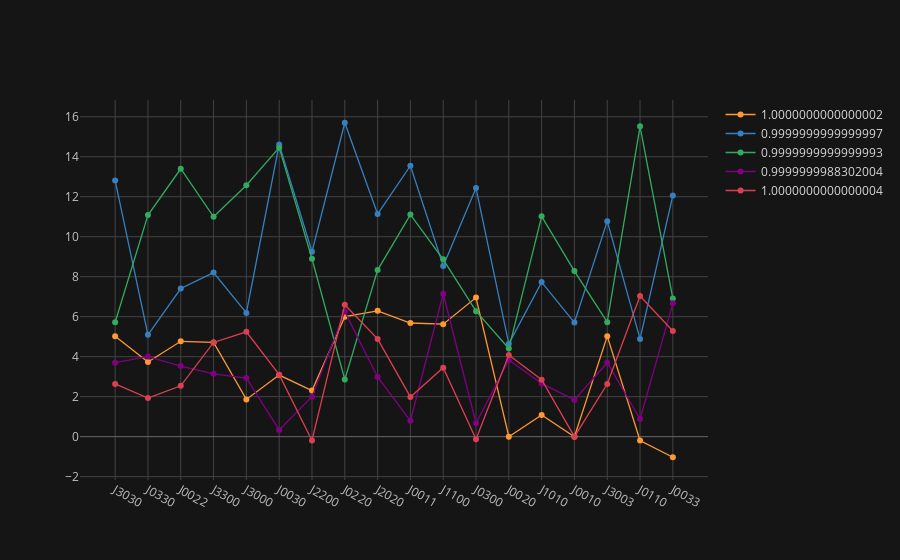

Notebook source saved alongside this figure:
### Code cell
NetsDataFolder('../data/new_nets/').filter('doublefredkin*').plot_parameters(hlines=[])

### Figure 1 — Plotly figure (JSON) as saved in the notebook; plotly's stock layout.template omitted (floating-point values rounded to 4 significant figures)
{"data": [{"connectgaps": true, "line": {"color": "rgba(255, 153, 51, 1.0)", "dash": "solid", "width": 1.3}, "marker": {"size": 6, "symbol": "dot"}, "mode": "lines+markers", "name": 1.0, "text": "", "type": "scatter", "x": ["J3030", "J0330", "J0022", "J3300", "J3000", "J0030", "J2200", "J0220", "J2020", "J0011", "J1100", "J0300", "J0020", "J1010", "J0010", "J3003", "J0110", "J0033"], "y": [5.028, 3.734, 4.769, 4.712, 1.863, 3.079, 2.304, 6.001, 6.294, 5.685, 5.626, 6.957, -1.508e-09, 1.082, 2.129e-10, 5.028, -0.1908, -1.029]}, {"connectgaps": true, "line": {"color": "rgba(55, 128, 191, 1.0)", "dash": "solid", "width": 1.3}, "marker": {"size": 6, "symbol": "dot"}, "mode": "lines+markers", "name": 1.0, "text": "", "type": "scatter", "x": ["J3030", "J0330", "J0022", "J3300", "J3000", "J0030", "J2200", "J0220", "J2020", "J0011", "J1100", "J0300", "J0020", "J1010", "J0010", "J3003", "J0110", "J0033"], "y": [12.81, 5.096, 7.41, 8.207, 6.191, 14.62, 9.246, 15.7, 11.13, 13.55, 8.539, 12.44, 4.643, 7.731, 5.707, 10.78, 4.89, 12.07]}, {"connectgaps": true, "line": {"color": "rgba(50, 171, 96, 1.0)", "dash": "solid", "width": 1.3}, "marker": {"size": 6, "symbol": "dot"}, "mode": "lines+markers", "name": 1.0, "text": "", "type": "scatter", "x": ["J3030", "J0330", "J0022", "J3300", "J3000", "J0030", "J2200", "J0220", "J2020", "J0011", "J1100", "J0300", "J0020", "J1010", "J0010", "J3003", "J0110", "J0033"], "y": [5.725, 11.09, 13.4, 11.0, 12.57, 14.45, 8.897, 2.858, 8.332, 11.11, 8.87, 6.277, 4.407, 11.02, 8.283, 5.725, 15.52, 6.908]}, {"connectgaps": true, "line": {"color": "rgba(128, 0, 128, 1.0)", "dash": "solid", "width": 1.3}, "marker": {"size": 6, "symbol": "dot"}, "mode": "lines+markers", "name": 1.0, "text": "", "type": "scatter", "x": ["J3030", "J0330", "J0022", "J3300", "J3000", "J0030", "J2200", "J0220", "J2020", "J0011", "J1100", "J0300", "J0020", "J1010", "J0010", "J3003", "J0110", "J0033"], "y": [3.699, 4.003, 3.533, 3.142, 2.931, 0.3389, 2.002, 6.256, 2.988, 0.7951, 7.148, 0.6739, 3.834, 2.663, 1.838, 3.699, 0.8841, 6.668]}, {"connectgaps": true, "line": {"color": "rgba(219, 64, 82, 1.0)", "dash": "solid", "width": 1.3}, "marker": {"size": 6, "symbol": "dot"}, "mode": "lines+markers", "name": 1.0, "text": "", "type": "scatter", "x": ["J3030", "J0330", "J0022", "J3300", "J3000", "J0030", "J2200", "J0220", "J2020", "J0011", "J1100", "J0300", "J0020", "J1010", "J0010", "J3003", "J0110", "J0033"], "y": [2.636, 1.932, 2.545, 4.712, 5.246, 3.099, -0.1881, 6.6, 4.89, 1.988, 3.45, -0.1237, 4.087, 2.851, 1.588e-11, 2.636, 7.036, 5.284]}], "layout": {"legend": {"bgcolor": "#151516", "font": {"color": "#D9D9D9"}}, "paper_bgcolor": "#151516", "plot_bgcolor": "#151516", "shapes": [], "titlefont": {"color": "#D9D9D9"}, "xaxis1": {"gridcolor": "#434343", "showgrid": true, "tickfont": {"color": "#C2C2C2"}, "title": "", "titlefont": {"color": "#D9D9D9"}, "zerolinecolor": "#666570"}, "yaxis1": {"gridcolor": "#434343", "showgrid": true, "tickfont": {"color": "#C2C2C2"}, "title": "", "titlefont": {"color": "#D9D9D9"}, "zerolinecolor": "#666570"}}}
